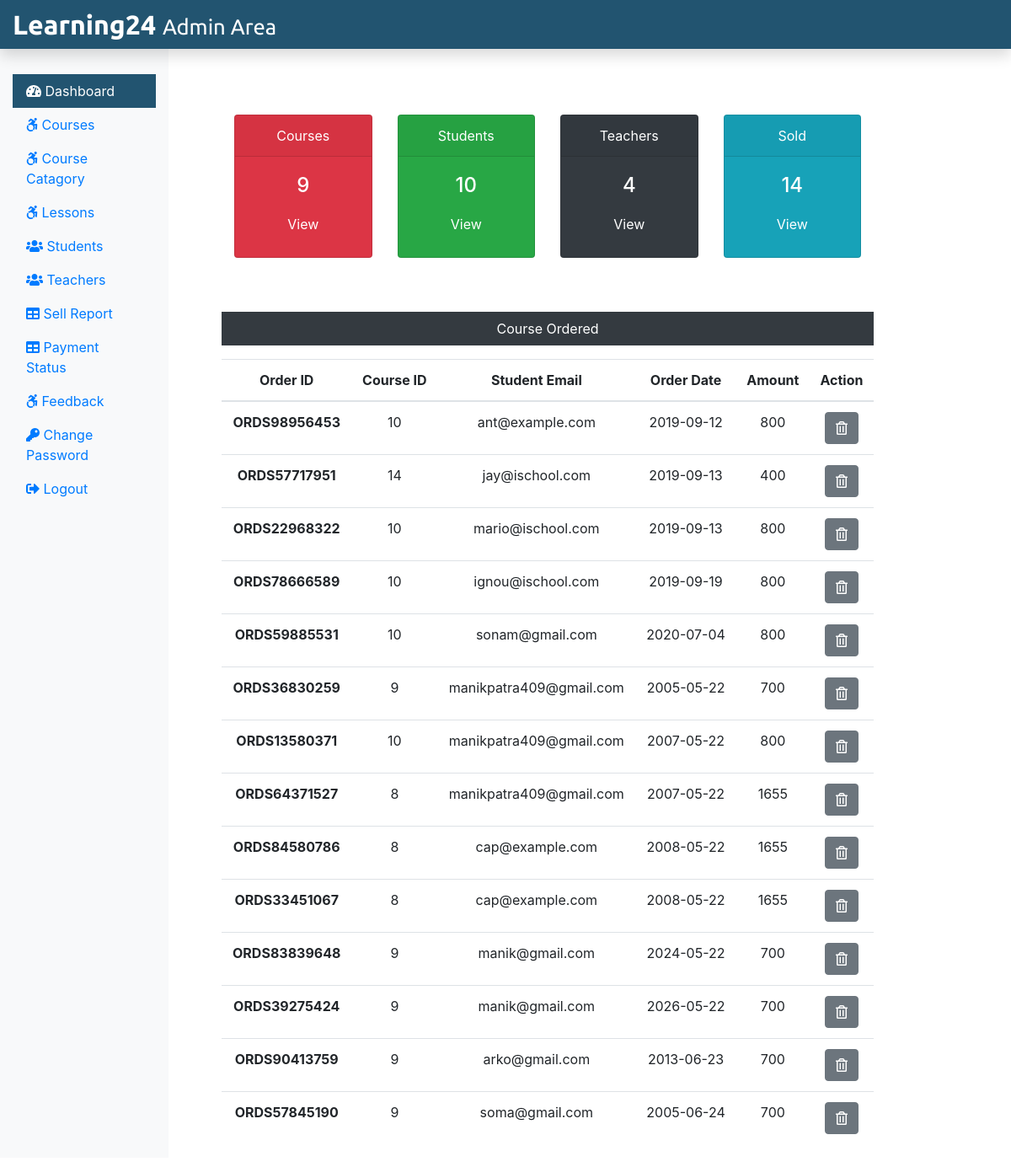
Screenshot of /Admin/adminDashboard.php (signed in) with the database file from the repository.
### tables this page shows
CREATE TABLE `courseorder` (
  `co_id` int(11) NOT NULL,
  `order_id` varchar(255) NOT NULL,
  `stu_email` varchar(255) NOT NULL,
  `course_id` int(11) NOT NULL,
  `status` varchar(255) NOT NULL,
  `respmsg` text NOT NULL,
  `amount` int(11) NOT NULL,
  `order_date` date NOT NULL
);

### Admin/adminDashboard.php (the view, shortened to what this page needs)
<?php
include('./adminInclude/header.php');
include('../dbConnection.php');
$sql = "SELECT * FROM course";
$result = $conn->query($sql);
$totalcourse = $result->num_rows;
 $sql = "SELECT * FROM student";
 $result = $conn->query($sql);
 $totalstu = $result->num_rows;
 $sql = "SELECT * FROM teacher";
 $result = $conn->query($sql);
 $totaltea = $result->num_rows;
 $sql = "SELECT * FROM courseorder";
 $result = $conn->query($sql);
 $totalsold = $result->num_rows;
?>
  <div class="col-sm-9 mt-5">
    <div class="row mx-5 text-center">
      <div class="col-sm-3 mt-5">
        <div class="card text-white bg-danger mb-3" style="max-width: 18rem;">
          <div class="card-header">Courses</div>
          <div class="card-body">
            <h4 class="card-title">
              <?php echo $totalcourse; ?>
            </h4>
            <a class="btn text-white" href="courses.php">View</a>
          </div>
        </div>
      </div>
      <div class="col-sm-3 mt-5">
        <div class="card text-white bg-success mb-3" style="max-width: 18rem;">
          <div class="card-header">Students</div>
          <div class="card-body">
            <h4 class="card-title">
              <?php echo $totalstu; ?>
            </h4>
            <a class="btn text-white" href="students.php">View</a>
          </div>
        </div>
      </div>
      <div class="col-sm-3 mt-5">
        <div class="card text-white bg-dark mb-3" style="max-width: 18rem;">
          <div class="card-header">Teachers</div>
          <div class="card-body">
            <h4 class="card-title">
              <?php echo $totaltea; ?>
            </h4>
            <a class="btn text-white" href="teacher.php">View</a>
          </div>
        </div>
      </div>
      <div class="col-sm-3 mt-5">
        <div class="card text-white bg-info mb-3" style="max-width: 18rem;">
          <div class="card-header">Sold</div>
          <div class="card-body">
            <h4 class="card-title">
              <?php echo $totalsold; ?>
            </h4>
            <a class="btn text-white" href="sellreport.php">View</a>
          </div>
        </div>
      </div>
    </div>
    <div class="mx-5 mt-5 text-center">
      <p class=" bg-dark text-white p-2">Course Ordered</p>
      <?php
      $sql = "SELECT * FROM courseorder";
      $result = $conn->query($sql);
      if($result->num_rows > 0){
  echo '<table class="table">
    <thead>
    <tr>
      <th scope="col">Order ID</th>
      <th scope="col">Course ID</th>
      <th scope="col">Student Email</th>
      <th scope="col">Order Date</th>
      <th scope="col">Amount</th>
      <th scope="col">Action</th>
    </tr>
    </thead>
    <tbody>';
    while($row = $result->fetch_assoc()){
    echo '<tr>';
      echo '<th scope="row">'.$row["order_id"].'</th>';
      echo '<td>'. $row["course_id"].'</td>';
      echo '<td>'.$row["stu_email"].'</td>';
      echo '<td>'.$row["order_date"].'</td>';
      echo '<td>'.$row["amount"].'</td>';
      echo '<td><form action="" method="POST" class="d-inline"><input type="hidden" name="id" value='. $row["co_id"] .'><button type="submit" class="btn btn-secondary" name="delete" value="Delete"><i class="far fa-trash-alt"></i></button></form></td>';
      echo '</tr>';
    }
  echo '</tbody>
  </table>';
  } else {
    echo "0 Result";
  }
  ?>
    </div>
  </div>
  </div>
  </div>
<?php
include('./adminInclude/footer.php');
?>

### rows the page displays
courseorder: order "ORDS98956453", course "10", stu_email "ant@example.com", order_date "2019-09-12", amount "800"
courseorder: order "ORDS57717951", course "14", stu_email "jay@ischool.com", order_date "2019-09-13", amount "400"
courseorder: order "ORDS22968322", course "10", stu_email "mario@ischool.com", order_date "2019-09-13", amount "800"
courseorder: order "ORDS78666589", course "10", stu_email "ignou@ischool.com", order_date "2019-09-19", amount "800"
courseorder: order "ORDS59885531", course "10", stu_email "sonam@gmail.com", order_date "2020-07-04", amount "800"
courseorder: order "ORDS36830259", course "9", stu_email "manikpatra409@gmail.com", order_date "2005-05-22", amount "700"
courseorder: order "ORDS13580371", course "10", stu_email "manikpatra409@gmail.com", order_date "2007-05-22", amount "800"
courseorder: order "ORDS64371527", course "8", stu_email "manikpatra409@gmail.com", order_date "2007-05-22", amount "1655"
courseorder: order "ORDS84580786", course "8", stu_email "cap@example.com", order_date "2008-05-22", amount "1655"
courseorder: order "ORDS33451067", course "8", stu_email "cap@example.com", order_date "2008-05-22", amount "1655"
courseorder: order "ORDS83839648", course "9", stu_email "manik@gmail.com", order_date "2024-05-22", amount "700"
courseorder: order "ORDS39275424", course "9", stu_email "manik@gmail.com", order_date "2026-05-22", amount "700"
courseorder: order "ORDS90413759", course "9", stu_email "arko@gmail.com", order_date "2013-06-23", amount "700"
courseorder: order "ORDS57845190", course "9", stu_email "soma@gmail.com", order_date "2005-06-24", amount "700"

### other values shown
$totalcourse "9"
$totalstu "10"
$totaltea "4"
$totalsold "14"
